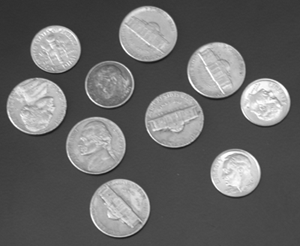
#> input picture redone_exercises/images/coins.pgm, 300 x 246 px
$ jupyter execute ex02.ipynb
#> lines starting #> are read from the running program, lines starting #| are printed output that depends on the picture; long printed decimals are rounded
### redone_exercises/utils/imgs.py
import numpy as np
import numba as nb

def psnr(u, I):
    return  10 * np.log((I.size * (I.max() - I.min())) / ((I - u)**2).sum())

def div(n):
    ny, _ = np.gradient(n[..., 0])
    _, nx = np.gradient(n[..., 1])
    return ny + nx

# [71 lines left out: functions flow2color, flow2image, not called in this run]

def epe(gt, y):
    return np.sqrt((y[:, 0]-gt[:,0])**2 + (y[:, 1]-gt[:,1])**2).mean()
def aae(gt, y):
    return np.rad2deg(np.arccos((y[:, 0] * gt[:, 0] + y[:, 1] * gt[:, 1] + 1) / np.sqrt((y[:, 0]**2 + y[:, 1]**2 + 1) * (gt[:, 0]**2 + gt[:, 1]**2 + 1))).mean())

### redone_exercises/utils/plots.py
import matplotlib.pyplot as plt

def grid(imgs, titles, rows, cols):
	f, axes = plt.subplots(rows, cols, figsize=(15, 15))
	axes = axes.flatten()
	for i in range(rows * cols):
	    axes[i].title.set_text(titles[i])
	    if imgs[i].ndim == 2:
	    	axes[i].imshow(imgs[i], cmap='gray')
	    else:
	    	axes[i].imshow(imgs[i])
	    axes[i].axis('off')
	plt.show()

### redone_exercises/ex02.ipynb
# Image segmentation

[cell 1]
import numpy as np
import numba as nb
import cv2
import matplotlib.pyplot as plt
from utils import plots
from utils import imgs

[cell 2]
I = cv2.imread('images/coins.pgm', 0) / 255.0
#> I: shape (246, 300) float64; min 0.0902, max 1, mean 0.404

### Primal Dual Segmentation

[cell 3]
def segmentation_primaldual(I, mu1, mu2, n=100, sigma=0.25, tau=1.0):
#> called with mu1 = 1, mu2 = 0, n = 4, sigma = 0.25, tau = 1
    u = np.zeros_like(I)
    # Ill initialization
    u[50:-50, 50:-50] = 1.0

    u_tilde = u.copy()

    p = np.ones((*I.shape, 2))


    r = np.zeros((n+1, *I.shape))
    r[0] = u

    first_term = (I-mu1)**2 - (I-mu2)**2
    for it in range(1, n+1):

        # p ascent
        p_step = p + sigma * np.stack(np.gradient(u_tilde), axis=-1)
        p = p_step / np.maximum(1.0, np.linalg.norm(p_step, axis=2))[:, :, None]

        # u descent
        u_new = (u - tau * (first_term - imgs.div(p))).copy()

        # Projection to the feasible set
        u_new = u_new / np.maximum(1.0, np.abs(u_new))

        #u_new = (u_new + 1.0) / 2.0
        # u_new = (u_new - u_new.min()) / (u_new.max() - u_new.min())

        # u tilde
        u_tilde = u_new + (u_new - u)
        u = u_new

        r[it] = u
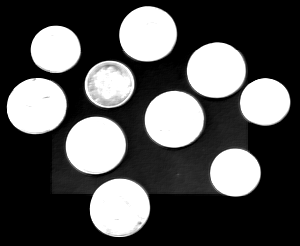
#> u_new: shape (246, 300) float64; min -1, max 1, mean -0.335; drawn with min black and max white
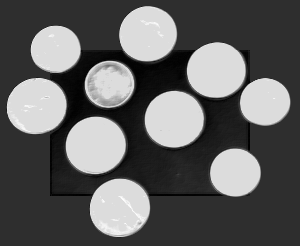
#> u_tilde: shape (246, 300) float64; min -1.53, max 1.39, mean -0.426; drawn with min black and max white

    return r

[cell 4]
n_iter = 3

res = segmentation_primaldual(I, 1.0, 0.0, n_iter+1)

show = np.linspace(0, n_iter, 5, dtype=int)
plots.grid(res[show], ['Iters:{0}'.format(i) for i in show], 1, 5)

plt.hist(res[-1].flatten())
plt.show()
#> figure, not shown here; tallest bar 42423 high, from x = -1 to -0.8

print(res[-1].max(), res[-1].min())
#| 1.0 -1.0

### Gradient Descent Segmentation

[cell 5]
def segmentation_gradient(I, mu1, mu2, n=100, tau=1.0):
#> called with mu1 = 0, mu2 = 1, n = 1001, tau = 0.01
    u = np.zeros_like(I)
    # Ill initialization
    u[50:-50, 50:-50] = 1.0

    r = np.zeros((n+1, *I.shape))
    r[0] = u

    const_term = (I-mu1)**2 - (I-mu2)**2
    for it in range(1, n+1):

        grad = np.stack(np.gradient(u), axis=-1)
        u = (u - tau * (const_term - imgs.div(grad / (np.linalg.norm(grad, axis=2)[:, :, None] + 0.001)))).copy()

        r[it] = u
#> this loop made 1001 passes
#> pass 1, in div (call 5), `_, nx = np.gradient(n[..., 1])`:
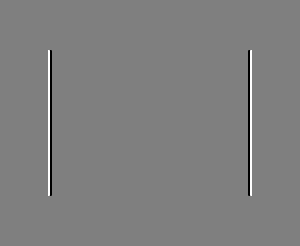
#> nx: shape (246, 300) float64; min -0.499, max 0.499, mean 0; drawn with min black and max white
#> after the loop:
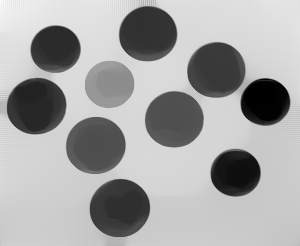
#> u: shape (246, 300) float64; min -6.3, max 7.06, mean 2.36; drawn with min black and max white

    return r

[cell 6]
n_iter = 1000

res = segmentation_gradient(I, 0.0, 1.0, n_iter+1, tau=0.01)

show = np.linspace(0, n_iter, 5, dtype=int)
plots.grid(res[show], ['Iters:{0}'.format(i) for i in show], 1, 5)
print(res[-1].max(), res[-1].min())
#| 7.061 -6.299

### Gradient Descent Multilabel Segmentation

[cell 7]
def segmentation_gradient(I, mus, n=100, tau=1.0):
    u = np.ones((len(mus), *I.shape)) * .33

    r = np.zeros((n+1, *u.shape))
    r[0] = u

    const_term = [(I-mu)**2 for mu in mus]
    for it in range(1, n+1):

        grads = [np.stack(np.gradient(ui), axis=-1) for ui in u]
        grads_norm_sum = np.sqrt((np.linalg.norm(grads, axis=3)**2).sum(axis=0)[:, :, None] + 0.001)
        for i in range(len(mus)):
            u[i] = u[i] - tau * (const_term[i] - imgs.div(grads[i] / grads_norm_sum))

            # Projection to [0, 1]
            u = (u - u.min()) / (u.max() - u.min())

        # Projection to u[i].sum() == 1
        u = u / u.sum(axis=0)


        r[it] = u

    return r

[cell 8]
Icow = cv2.imread('images/cow3.jpeg', 0) / 255.0
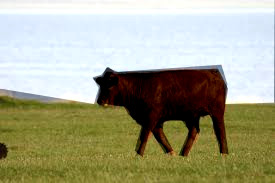
#> input picture redone_exercises/images/cow3.jpeg, 275 x 183 px
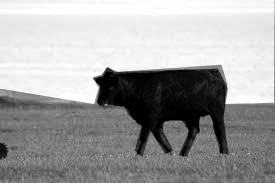
#> Icow: shape (183, 275) float64; min 0, max 1, mean 0.63

n_iter = 1000

res = segmentation_gradient(Icow, [0.2, 0.4, 0.95], n_iter+1, tau=0.01)
#> in segmentation_gradient, `const_term = [(I-mu)**2 for mu in mus]`: const_term = 3 items
#> the loop in segmentation_gradient, `for it in range(1, n+1): ` made 1001 passes
#> pass 2, in div (call 1009), `_, nx = np.gradient(n[..., 1])`:
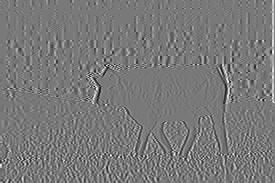
#> nx: shape (183, 275) float64; min -0.612, max 0.677, mean 0.00175; drawn with min black and max white

show = np.linspace(0, n_iter, 5, dtype=int)
plots.grid(res[show, 0], ['Iters:{0}'.format(i) for i in show], 1, 5)
plots.grid(res[show, 1], ['Iters:{0}'.format(i) for i in show], 1, 5)
plots.grid(res[show, 2], ['Iters:{0}'.format(i) for i in show], 1, 5)
#> in grid (call 5), `plt.show()`:
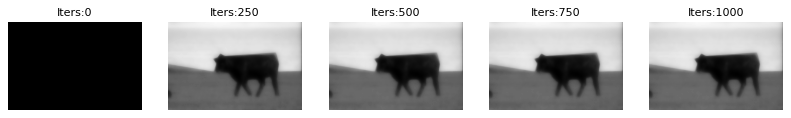
#> figure drawn by matplotlib, 5 panels

segmen = np.zeros((*Icow.shape, 3), np.uint8)
labels = res[-1].argmax(axis=0)
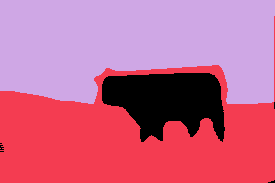
#> labels: shape (183, 275) int64; 3 distinct labels, from 0 to 2; one colour per label, 0 black
segmen[labels == 0] = [255, 0, 0]
segmen[labels == 1] = [0, 255, 0]
segmen[labels == 2] = [0, 0, 255]

plt.subplot(1, 2, 1)
plt.imshow(Icow, cmap='gray')
plt.subplot(1, 2, 2)
plt.imshow(segmen)
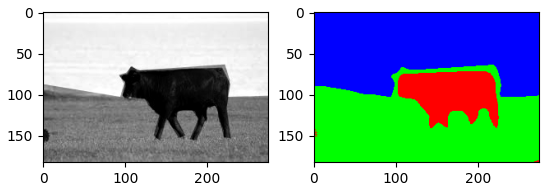
#> figure drawn by matplotlib, 2 panels
